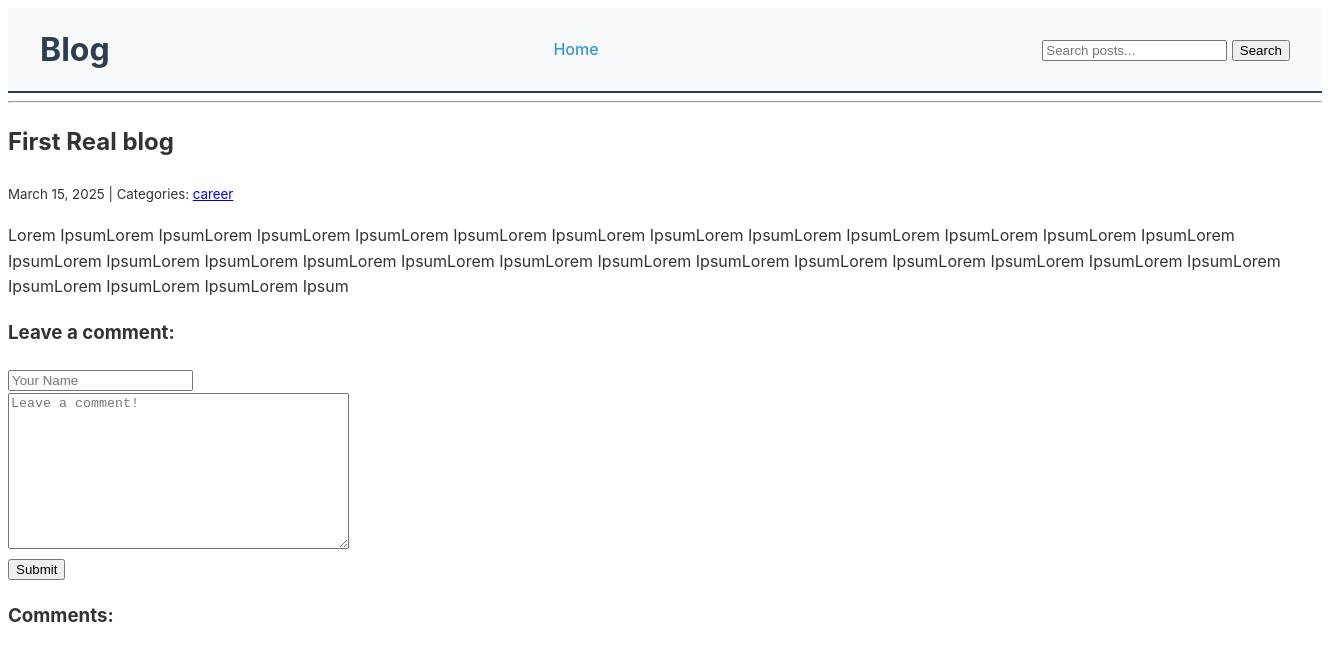
Page /post/4/ on the earlier database version.
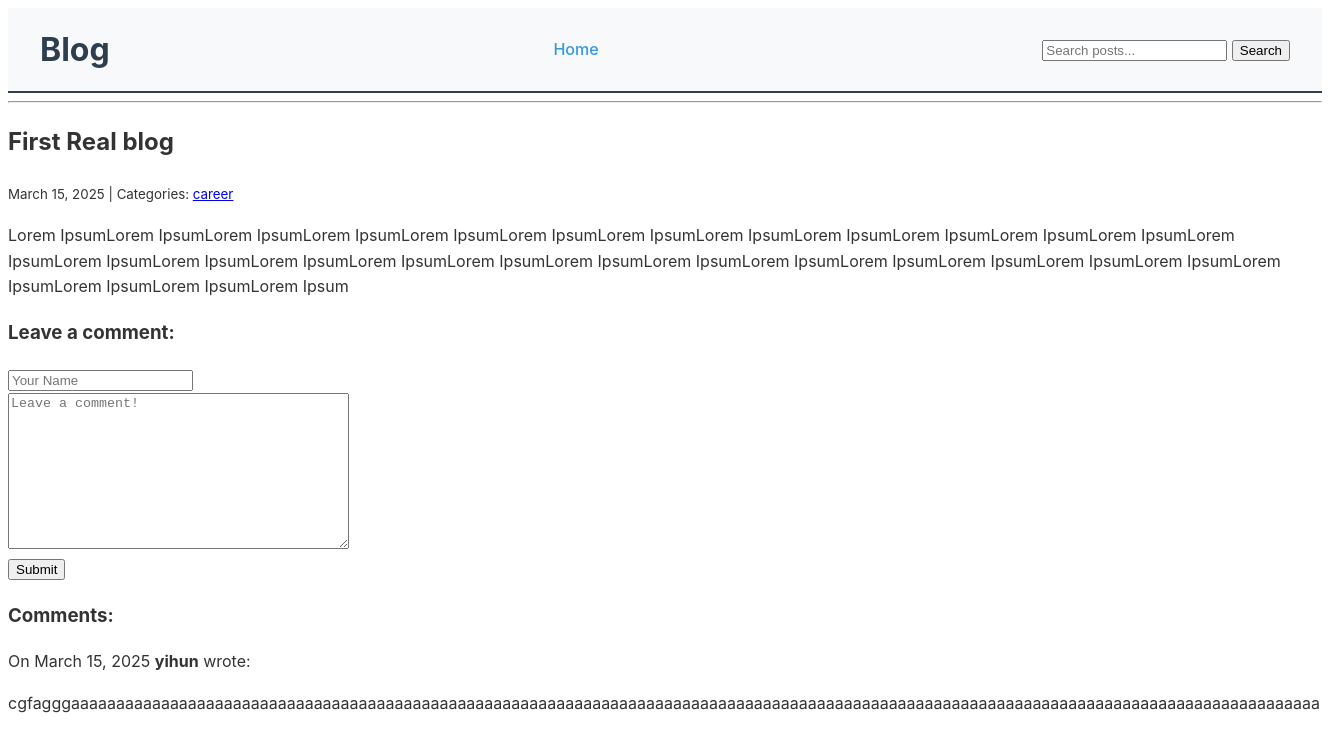
Same page on the later database version.
### blog/models.py (models this page shows, shortened)
class Category(models.Model):
    name = models.CharField(max_length = 30)
    class Meta:
        verbose_name_plural = "categories"

class Comment(models.Model):
    author = models.CharField(max_length = 30)
    body   = models.TextField()
    created_on = models.DateTimeField(auto_now_add=True)
    post = models.ForeignKey('Post',on_delete = models.CASCADE )

### blog/views.py (the view, shortened to what this page needs)
# urls.py: path("post/<int:pk>/", views.blog_detail, name="blog_detail"),
def blog_detail(request , pk):
    post = Post.objects.get( pk = pk)
    form = CommentForm()
    comments = Comment.objects.filter(post = post)
    context = {
        'post': post,
        'comments': comments,
        "form": CommentForm(),
    }
    return render(request, "blog/detail.html" , context)

### blog/forms.py
class CommentForm(forms.Form):
    author = forms.CharField(
        max_length = 60,
        widget=forms.TextInput(
            attrs = {
                "class": "form-control",
                "placeholder": "Your Name"
            }
        ),
    )
    body = forms.CharField(
        widget = forms.Textarea(
            attrs = {
                "class": "form-control",
                "placeholder": "Leave a comment!"
            }
        )
    )

### blog/templates/blog/detail.html (shortened to what this page needs)
{% extends "base.html" %}
{% block page_title %}
    <h2>{{ post.title }}</h2>
{% endblock page_title %}
{% block page_content %}
    <small>
        {{ post.created_on.date }} | Categories:
        {% for category in post.categories.all %}
            <a href="{% url 'blog_category' category.name %}">
                {{ category.name }}
            </a>
        {% endfor %}
    </small>
    <p>{{ post.body | linebreaks }}</p>
    <h3>Leave a comment:</h3>
    <form method="post">
        <div>
            {{ form.author }}
        </div>
        <div>
            {{ form.body }}
        </div>
        <button type="submit" class="btn btn-primary">Submit</button>
    </form>
    <h3>Comments:</h3>
    {% for comment in comments %}
        <p>
            On {{ comment.created_on.date }} <b>{{ comment.author }}</b> wrote:
        </p>
        <p>
            {{ comment.body | linebreaks }}
        </p>
    {% endfor %}
{% endblock page_content %}

Differences in the rows shown:
added Comment: created_on "March 15, 2025", author "yihun", body "cgfagggaaaaaaaaaaaaaaaaaaaaaaaaaaaaaaaaaaaaaaaaaaaaaaaaaaaaaaaaaaaaaaaaaaaaaaaaaaaaaaaaaaaaaaaaaaaaaaaaaaaaaaaaaaaaaaaaaaaaaaaaaaaaaaaaaaaaaaaaaaa"
